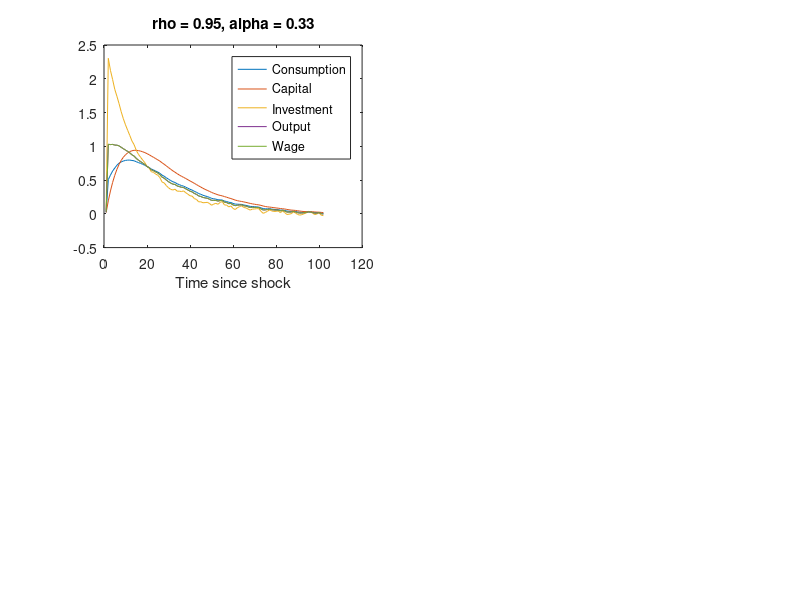

This figure's MATLAB source:
% Title: Econ 210C Homework 3
% Author: Justin Abraham
% Notes: Log-linearized RBC model with G shocks

clear; clc;
tic

%%%%%%%%%%%%%%
% Initialize %
%%%%%%%%%%%%%%

reps = 5000;
shockt = round(reps*0.98);

alpha = 0.33;
beta = 0.99;
delta = 0.076;
rho = 0.95;
sigma = 0.007;

KYbar = 1/((1/alpha)*(1/beta + delta - 1));
CKbar = (1/KYbar) - delta;
YCbar = (1/KYbar) / CKbar;

gamma = 1/beta + 1 - CKbar*(1 - beta * (1 - delta))*(alpha - 1);

%%%%%%%%%%%%%%%%%%%%%%
% Solve reduced form %
%%%%%%%%%%%%%%%%%%%%%%

nu_kk = (gamma - sqrt(gamma^2 - (4/beta))) / 2;
nu_ck = (CKbar^(-1))*((1/beta) - nu_kk);
nu_kz = (YCbar * (1-rho) + (1-beta*(1-delta))*rho) / ((CKbar^(-1))*(1-rho) + (CKbar^(-1))*((1/beta) - nu_kk) - (1-beta*(1-delta))*(alpha-1));
nu_cz = YCbar - ((CKbar^(-1)) * nu_kz);

%%%%%%%%%%%%%%%%%%%%%%
% Initialize vectors %
%%%%%%%%%%%%%%%%%%%%%%

epsilon = sigma*randn(reps, 1);

Z = zeros(reps, 1);
C = zeros(reps, 1);
K = zeros(reps, 1);
I = zeros(reps, 1);
Y = zeros(reps, 1);
w = zeros(reps, 1);
r = zeros(reps, 1);

%%%%%%%%%%%%%%
% Simulation %
%%%%%%%%%%%%%%

for t = 2:reps

    if t == shockt
        Z(t) = Z(t-1) + 1;
    else
        Z(t) = rho*Z(t-1) + epsilon(t);
    end

    C(t) = nu_ck*K(t-1) + nu_cz*Z(t);
    K(t) = nu_kk*K(t-1) + nu_kz*Z(t);
    I(t) = (1/delta)*(K(t) - (1-delta)*K(t-1));
    Y(t) = Z(t) + alpha*K(t-1);
    % Y(t) = (1/YCbar)*C(t) + delta*KYbar*I(t);
    w(t) = Z(t) + alpha*K(t-1);

end

%%%%%%%%
% Plot %
%%%%%%%%

subplot(2, 2, 1), plot(C(shockt-1:end, 1))

hold on
subplot(2, 2, 1), plot(K(shockt-1:end, 1))
subplot(2, 2, 1), plot(I(shockt-1:end, 1))
subplot(2, 2, 1), plot(Y(shockt-1:end, 1))
subplot(2, 2, 1), plot(w(shockt-1:end, 1))
hold off

title('rho = 0.95, alpha = 0.33'); xlabel('Time since shock'); legend('Consumption', 'Capital', 'Investment', 'Output', 'Wage', 'Location','northeast');
